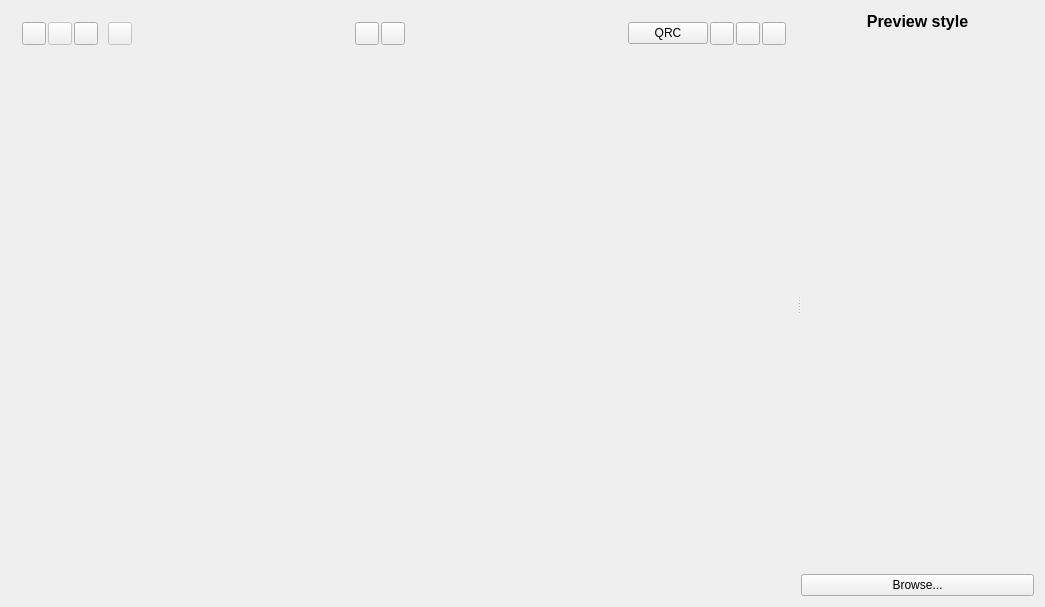
<?xml version="1.0" encoding="UTF-8"?>
<ui version="4.0">
 <class>QssEditor</class>
 <widget class="QWidget" name="QssEditor">
  <property name="geometry">
   <rect>
    <x>0</x>
    <y>0</y>
    <width>1045</width>
    <height>607</height>
   </rect>
  </property>
  <layout class="QGridLayout" name="gridLayout_4">
   <item row="0" column="0">
    <widget class="QSplitter" name="splitter">
     <property name="orientation">
      <enum>Qt::Horizontal</enum>
     </property>
     <widget class="QWidget" name="layoutWidget">
      <layout class="QVBoxLayout" name="verticalLayout">
       <item>
        <layout class="QHBoxLayout" name="horizontalLayout">
         <property name="spacing">
          <number>2</number>
         </property>
         <item>
          <widget class="QToolButton" name="toolOpen">
           <property name="toolTip">
            <string>Open style</string>
           </property>
          </widget>
         </item>
         <item>
          <widget class="QToolButton" name="toolSave">
           <property name="enabled">
            <bool>false</bool>
           </property>
           <property name="toolTip">
            <string>Save style</string>
           </property>
          </widget>
         </item>
         <item>
          <widget class="QToolButton" name="toolSaveAs">
           <property name="toolTip">
            <string>Save style as</string>
           </property>
          </widget>
         </item>
         <item>
          <spacer name="horizontalSpacer_4">
           <property name="orientation">
            <enum>Qt::Horizontal</enum>
           </property>
           <property name="sizeType">
            <enum>QSizePolicy::Fixed</enum>
           </property>
           <property name="sizeHint" stdset="0">
            <size>
             <width>8</width>
             <height>20</height>
            </size>
           </property>
          </spacer>
         </item>
         <item>
          <widget class="QToolButton" name="toolClose">
           <property name="enabled">
            <bool>false</bool>
           </property>
           <property name="toolTip">
            <string>Close</string>
           </property>
          </widget>
         </item>
         <item>
          <spacer name="horizontalSpacer">
           <property name="orientation">
            <enum>Qt::Horizontal</enum>
           </property>
           <property name="sizeHint" stdset="0">
            <size>
             <width>0</width>
             <height>17</height>
            </size>
           </property>
          </spacer>
         </item>
         <item>
          <widget class="QToolButton" name="toolUndo">
           <property name="toolTip">
            <string>Undo</string>
           </property>
          </widget>
         </item>
         <item>
          <widget class="QToolButton" name="toolRedo">
           <property name="toolTip">
            <string>Redo</string>
           </property>
          </widget>
         </item>
         <item>
          <spacer name="horizontalSpacer_3">
           <property name="orientation">
            <enum>Qt::Horizontal</enum>
           </property>
           <property name="sizeHint" stdset="0">
            <size>
             <width>0</width>
             <height>20</height>
            </size>
           </property>
          </spacer>
         </item>
         <item>
          <widget class="QPushButton" name="toolLoadQRC">
           <property name="text">
            <string>QRC</string>
           </property>
          </widget>
         </item>
         <item>
          <widget class="QToolButton" name="toolOptions">
           <property name="toolTip">
            <string>Options</string>
           </property>
          </widget>
         </item>
         <item>
          <widget class="QToolButton" name="toolAbout">
           <property name="toolTip">
            <string>About</string>
           </property>
           <property name="icon">
            <iconset resource="qsseditor.qrc">
             <normaloff>:/images/qsseditor.ico</normaloff>:/images/qsseditor.ico</iconset>
           </property>
          </widget>
         </item>
         <item>
          <widget class="QToolButton" name="toolAboutQt">
           <property name="toolTip">
            <string>About Qt</string>
           </property>
          </widget>
         </item>
        </layout>
       </item>
       <item>
        <widget class="QsciScintilla" name="text" native="true">
         <property name="sizePolicy">
          <sizepolicy hsizetype="Preferred" vsizetype="Preferred">
           <horstretch>0</horstretch>
           <verstretch>1</verstretch>
          </sizepolicy>
         </property>
        </widget>
       </item>
      </layout>
     </widget>
     <widget class="QWidget" name="widgetAllWidgets" native="true">
      <layout class="QGridLayout" name="gridLayout">
       <property name="leftMargin">
        <number>0</number>
       </property>
       <property name="topMargin">
        <number>0</number>
       </property>
       <property name="rightMargin">
        <number>0</number>
       </property>
       <property name="bottomMargin">
        <number>0</number>
       </property>
       <item row="0" column="0">
        <widget class="QLabel" name="labelPreview">
         <property name="maximumSize">
          <size>
           <width>16777215</width>
           <height>20</height>
          </size>
         </property>
         <property name="font">
          <font>
           <pointsize>12</pointsize>
           <weight>75</weight>
           <bold>true</bold>
          </font>
         </property>
         <property name="text">
          <string>Preview style</string>
         </property>
         <property name="alignment">
          <set>Qt::AlignCenter</set>
         </property>
        </widget>
       </item>
       <item row="2" column="0">
        <widget class="QPushButton" name="browseButton">
         <property name="text">
          <string>Browse...</string>
         </property>
        </widget>
       </item>
       <item row="1" column="0">
        <widget class="QWidget" name="previewContainer" native="true"/>
       </item>
      </layout>
     </widget>
    </widget>
   </item>
  </layout>
 </widget>
 <layoutdefault spacing="6" margin="11"/>
 <customwidgets>
  <customwidget>
   <class>QsciScintilla</class>
   <extends>QWidget</extends>
   <header>qt4qt5/Qsci/qsciscintilla.h</header>
   <container>1</container>
   <slots>
    <signal>textChanged()</signal>
    <slot>undo()</slot>
    <slot>redo()</slot>
   </slots>
  </customwidget>
 </customwidgets>
 <tabstops>
  <tabstop>toolOpen</tabstop>
  <tabstop>toolSave</tabstop>
  <tabstop>toolSaveAs</tabstop>
  <tabstop>toolClose</tabstop>
  <tabstop>toolUndo</tabstop>
  <tabstop>toolRedo</tabstop>
  <tabstop>toolOptions</tabstop>
  <tabstop>toolAbout</tabstop>
  <tabstop>toolAboutQt</tabstop>
 </tabstops>
 <resources>
  <include location="qsseditor.qrc"/>
 </resources>
 <connections>
  <connection>
   <sender>text</sender>
   <signal>textChanged()</signal>
   <receiver>QssEditor</receiver>
   <slot>slotCssChanged()</slot>
   <hints>
    <hint type="sourcelabel">
     <x>57</x>
     <y>244</y>
    </hint>
    <hint type="destinationlabel">
     <x>457</x>
     <y>244</y>
    </hint>
   </hints>
  </connection>
  <connection>
   <sender>toolOpen</sender>
   <signal>clicked()</signal>
   <receiver>QssEditor</receiver>
   <slot>slotOpen()</slot>
   <hints>
    <hint type="sourcelabel">
     <x>31</x>
     <y>32</y>
    </hint>
    <hint type="destinationlabel">
     <x>243</x>
     <y>155</y>
    </hint>
   </hints>
  </connection>
  <connection>
   <sender>toolSave</sender>
   <signal>clicked()</signal>
   <receiver>QssEditor</receiver>
   <slot>slotSave()</slot>
   <hints>
    <hint type="sourcelabel">
     <x>58</x>
     <y>32</y>
    </hint>
    <hint type="destinationlabel">
     <x>242</x>
     <y>195</y>
    </hint>
   </hints>
  </connection>
  <connection>
   <sender>toolSaveAs</sender>
   <signal>clicked()</signal>
   <receiver>QssEditor</receiver>
   <slot>slotSaveAs()</slot>
   <hints>
    <hint type="sourcelabel">
     <x>83</x>
     <y>32</y>
    </hint>
    <hint type="destinationlabel">
     <x>243</x>
     <y>272</y>
    </hint>
   </hints>
  </connection>
  <connection>
   <sender>toolOptions</sender>
   <signal>clicked()</signal>
   <receiver>QssEditor</receiver>
   <slot>slotOptions()</slot>
   <hints>
    <hint type="sourcelabel">
     <x>668</x>
     <y>33</y>
    </hint>
    <hint type="destinationlabel">
     <x>238</x>
     <y>324</y>
    </hint>
   </hints>
  </connection>
  <connection>
   <sender>toolUndo</sender>
   <signal>clicked()</signal>
   <receiver>text</receiver>
   <slot>undo()</slot>
   <hints>
    <hint type="sourcelabel">
     <x>341</x>
     <y>33</y>
    </hint>
    <hint type="destinationlabel">
     <x>54</x>
     <y>321</y>
    </hint>
   </hints>
  </connection>
  <connection>
   <sender>toolRedo</sender>
   <signal>clicked()</signal>
   <receiver>text</receiver>
   <slot>redo()</slot>
   <hints>
    <hint type="sourcelabel">
     <x>367</x>
     <y>33</y>
    </hint>
    <hint type="destinationlabel">
     <x>96</x>
     <y>339</y>
    </hint>
   </hints>
  </connection>
  <connection>
   <sender>toolClose</sender>
   <signal>clicked()</signal>
   <receiver>QssEditor</receiver>
   <slot>slotClose()</slot>
   <hints>
    <hint type="sourcelabel">
     <x>99</x>
     <y>22</y>
    </hint>
    <hint type="destinationlabel">
     <x>915</x>
     <y>170</y>
    </hint>
   </hints>
  </connection>
  <connection>
   <sender>toolAbout</sender>
   <signal>clicked()</signal>
   <receiver>QssEditor</receiver>
   <slot>slotAbout()</slot>
   <hints>
    <hint type="sourcelabel">
     <x>694</x>
     <y>33</y>
    </hint>
    <hint type="destinationlabel">
     <x>915</x>
     <y>21</y>
    </hint>
   </hints>
  </connection>
  <connection>
   <sender>toolAboutQt</sender>
   <signal>clicked()</signal>
   <receiver>QssEditor</receiver>
   <slot>slotAboutQt()</slot>
   <hints>
    <hint type="sourcelabel">
     <x>720</x>
     <y>31</y>
    </hint>
    <hint type="destinationlabel">
     <x>915</x>
     <y>50</y>
    </hint>
   </hints>
  </connection>
  <connection>
   <sender>browseButton</sender>
   <signal>clicked()</signal>
   <receiver>QssEditor</receiver>
   <slot>slotBrowse()</slot>
   <hints>
    <hint type="sourcelabel">
     <x>1035</x>
     <y>597</y>
    </hint>
    <hint type="destinationlabel">
     <x>915</x>
     <y>455</y>
    </hint>
   </hints>
  </connection>
  <connection>
   <sender>toolLoadQRC</sender>
   <signal>clicked()</signal>
   <receiver>QssEditor</receiver>
   <slot>slotQRC()</slot>
   <hints>
    <hint type="sourcelabel">
     <x>615</x>
     <y>25</y>
    </hint>
    <hint type="destinationlabel">
     <x>1046</x>
     <y>16</y>
    </hint>
   </hints>
  </connection>
 </connections>
 <slots>
  <slot>slotCssChanged()</slot>
  <slot>slotOpen()</slot>
  <slot>slotSave()</slot>
  <slot>slotSaveAs()</slot>
  <slot>slotOptions()</slot>
  <slot>slotClose()</slot>
  <slot>slotAbout()</slot>
  <slot>slotAboutQt()</slot>
  <slot>slotBrowse()</slot>
  <slot>slotQRC()</slot>
 </slots>
</ui>
